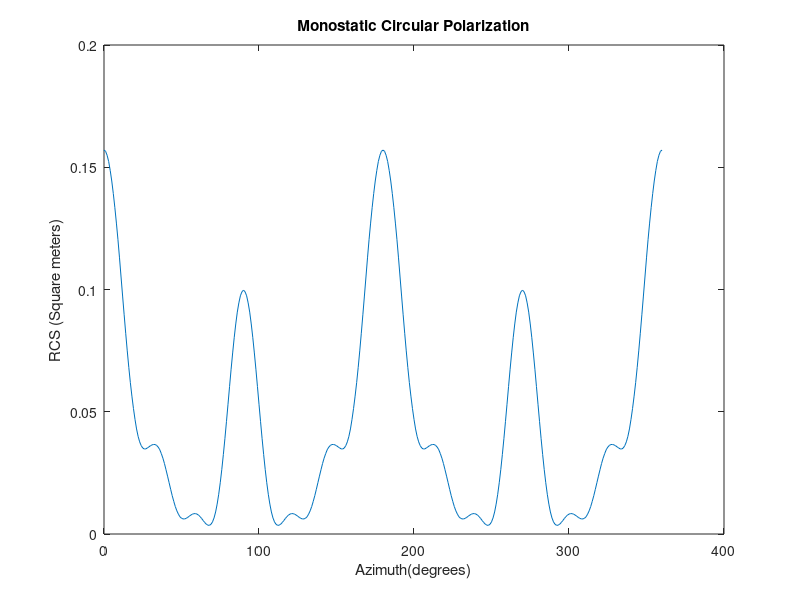

Write MATLAB code to recreate this figure.
% Loading the data from the txt file
data = load('MonostaticCircularPolarization.txt');

% Extracting the x and y coordinates from data
x = data(:,1);
y = data(:,2);

% Creating a new figure
figure;

% Plotting the data
plot(x, y);

% Setting labels
xlabel('Azimuth(degrees)');
ylabel('RCS (Square meters)');

% Chart Title
title('Monostatic Circular Polarization');